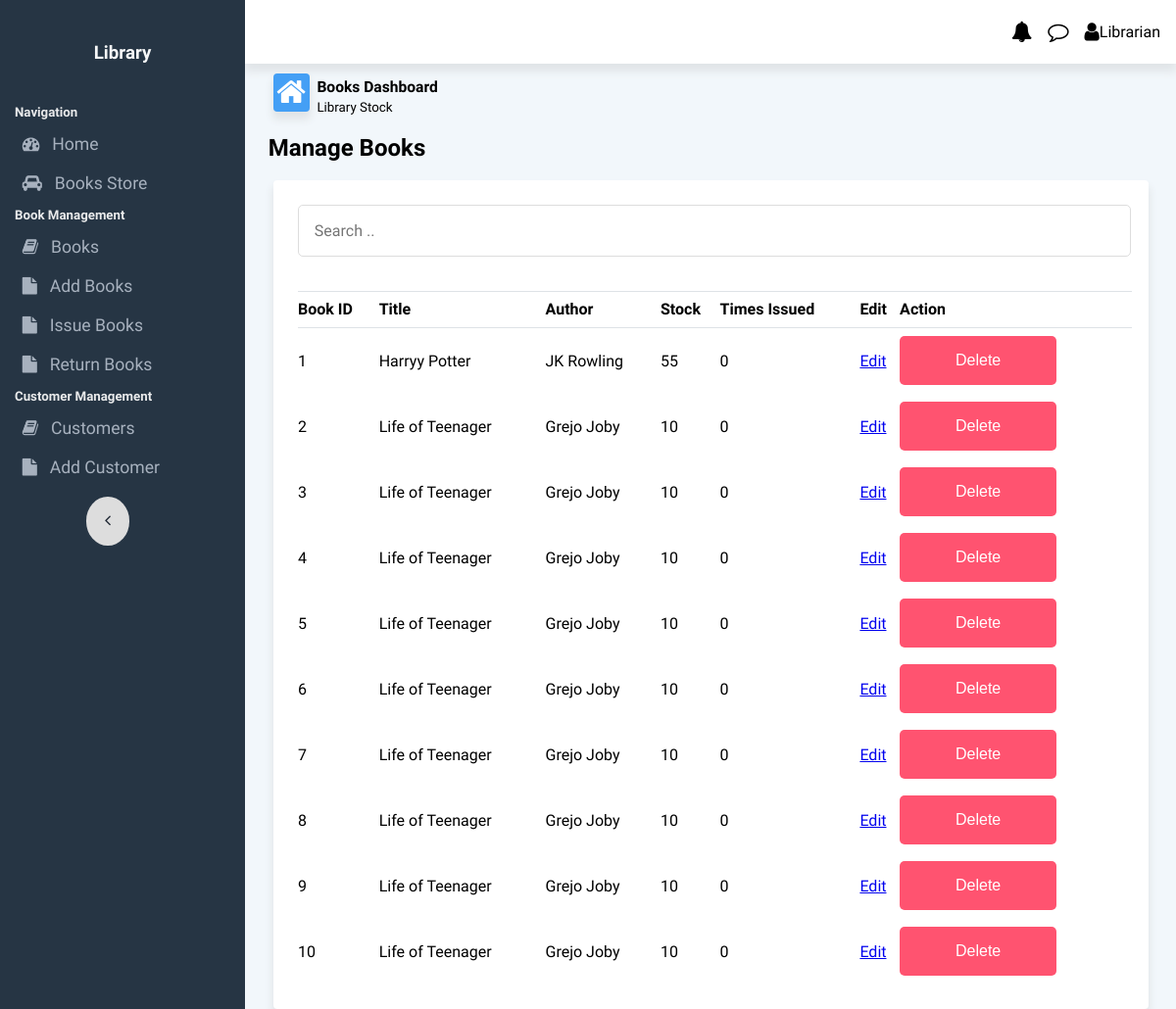
Before: /books with the older database file.
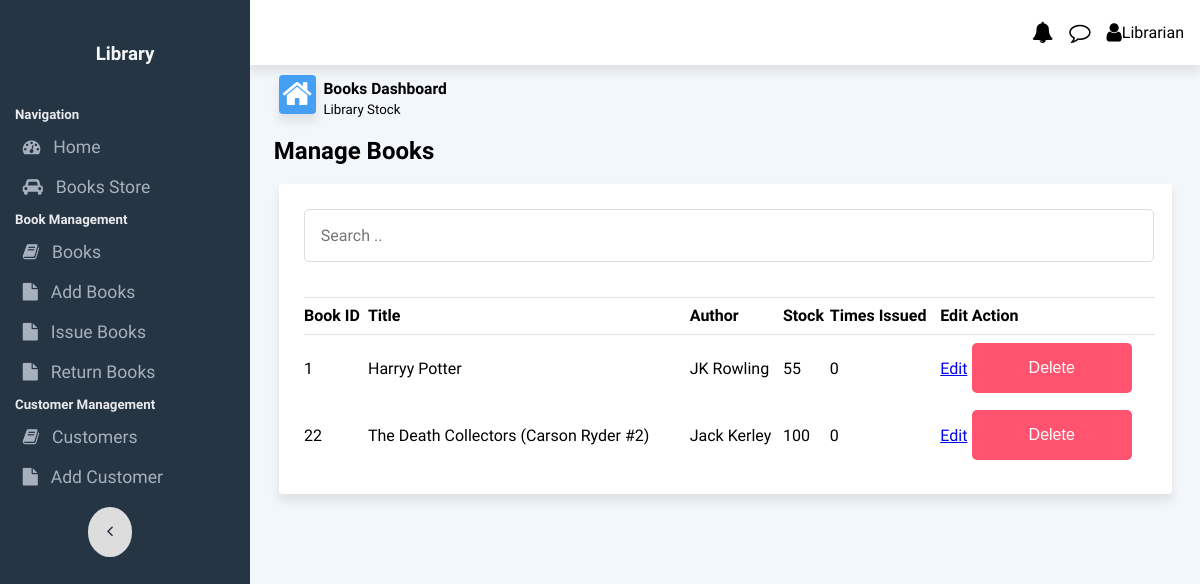
After: the same page with the newer database file.
### app.py (models this page shows)
class Books(db.Model):
    __tablename__ = 'books'
    book_id = db.Column(db.Integer, primary_key=True, autoincrement=True)
    title = db.Column(db.String(255), nullable=False)
    authors = db.Column(db.String(255), nullable=False)
    stockQty = db.Column(db.Integer, nullable=False, default=0)
    timesIssued = db.Column(db.Integer, nullable=False, default=0)
    def __repr__(self):
        return 'Book'+str(self.book_id)

### app.py (the view)
@app.route('/books')
def books():
    all_books=Books.query.all()
    print(all_books)
    return render_template('books.html', all_books=all_books)

### templates/books.html (shortened to what this page needs)
{% extends 'base.html' %}
{% block body %}
<div class="content-area">
    <div class="flexContainer" id="dashboardLineContainer">
        <div class="flex-40 dashboardLine">
            <i class="fa fa-home fa-2x" style="float: left;" id="homeIcon"></i>
            <div style="margin-bottom: 0;margin-top: 0;">
                <h3 style="margin-bottom: 0;margin-top: 2px;"><small>Books Dashboard</small> </h3>
                <p style="margin-bottom: 0;margin-top: 0;"><small>Library Stock</small> </p>
            </div>
        </div>
    </div>
</div>
<h2 style="margin: 1% 2.5% 1% 2.5%;">Manage Books</h2>
<div class="cardRow2 tablecard">
    <div style="display: flex;flex-wrap: wrap;" class="table_inside_row">
        <div style="flex:0 0 60%;flex-grow: 3;">
            <input type="text" id="search_box" placeholder="Search .." style="margin: 1%;width: 95%;">
        </div>
    </div>
    <table class="attendance_form_table">
        <thead>
            <tr style="text-align: left;">
                <th>Book ID</th>
                <th>Title</th>
                <th>Author</th>
                <th>Stock</th>
                <th>Times Issued</th>
                <th>Edit</th>
                <th>Action</th>
            </tr>
        </thead>
        <tbody id="attendance_form_table_data">
            {%for book in all_books %}
            <tr>
                <td>{{book.book_id}}</td>
                <td>{{book.title}}</td>
                <td>{{book.authors}}</td>
                <td>{{book.stockQty}}</td>
                <td>{{book.timesIssued}}</td>
                <td><a href="/books/edit/{{book.book_id}}">Edit</a></td>
                <td><a href="books/delete/{{book.book_id}}"><button class="dropbtn btn-danger">Delete</button></a></td>
            </tr>
            {%endfor%}
        </tbody>
    </table>
</div>
{% endblock %}

### templates/base.html (shortened to what this page needs)
<!DOCTYPE html>
<html lang="en">
<head>
    <link rel="stylesheet" href="{{ url_for('static',filename='css/style.css') }}">
    <link rel="stylesheet" href="https://stackpath.bootstrapcdn.com/font-awesome/4.7.0/css/font-awesome.min.css"
>
</head>
<body>
    <div id="mySidenav" class="sidenav">
        <h3 class="logo">Library</h3>
        <h5>Navigation</h5>
        <a href="/"><button class=""><i class="fa fa-tachometer"></i>Home</button></a>
        <a href="{{ url_for('books_store') }}"><button class=""><i class="fa fa-car"></i>Books Store</button></a>
        <h5>Book Management</h5>
        <a href="{{ url_for('books') }}"><button class=""><i class="fa fa-book"></i>Books</button></a>
        <a href="{{ url_for('add_books') }}"><button class=""><i class="fa fa-file"></i>Add Books</button></a>
        <a href="{{ url_for('issue_book') }}"><button class=""><i class="fa fa-file"></i>Issue Books</button></a>
        <a href="{{ url_for('return_issue') }}"><button class=""><i class="fa fa-file"></i>Return Books</button></a>
        <h5>Customer Management</h5>
        <a href="{{ url_for('customers') }}"><button class=""><i class="fa fa-book"></i>Customers</button></a>
        <a href="{{ url_for('add_customer') }}"><button class=""><i class="fa fa-file"></i>Add Customer</button></a>
        <div>
            <a href="javascipt:void(0)" class="closebtn">
                <i class="fa fa-angle-left" onclick="toggleF()"></i>
            </a>
        </div>
    </div>
    <div class="flexArea" id="flexArea">
        <div class="navbar">
            <ul id="usernav">
                <li><i class="fa fa-bell fa-lg"></i></li>
                <li><i class="fa fa-comment-o fa-lg"></i></li>
                <li><i class="fa fa-user fa-lg"></i>Librarian</li>
            </ul>
        </div>
        {% block body %}
        {% endblock %}
    </div>
</body>
</html>

### static/css/style.css (style rules this page uses)
* { -webkit-tap-highlight-color: transparent; }
html { height: 100%; }
body { background-color: #f2f7fb; margin: 0; height: 100%; font-family: "Quicksand", sans-serif; -webkit-touch-callout: none; -webkit-user-select: none; -khtml-user-select: none; -moz-user-select: none; -ms-user-select: none; user-select: none; }
.flexArea { height: 100%; overflow-x: hidden; transition: margin-left 0.5s; margin-left: 250px; }
button { outline: none; }
.sidenav { background-color: #263544; color: #a7b1be; height: 100%; width: 250px; position: absolute; z-index: 1; top: 0; left: 0; overflow-x: hidden; transition: 0.5s; font-size: 1rem; }
.sidenav .logo { color: #f6f7f8; text-align: center; padding: 15%; }
.sidenav button { width: 100%; padding: 10px; border: 0; text-align: left; background-color: #263544; color: #a7b1be; outline: none; font-family: "Quicksand", sans-serif; cursor: pointer; }
.sidenav a { text-decoration: none; display: block; transition: 0.4s; font-family: "Quicksand", sans-serif; }
.sidenav h5 { color: #e9eaeb; margin-left: 15px; margin-bottom: 5px; }
.sidenav button { font-size: 1.1rem; }
.sidenav i { font-size: 1.1rem; padding: 0 0.8rem; }
.navbar { background-color: #fff; height: 65px; box-shadow: 0px 7px 9px 1px rgba(224, 228, 231, 1); display: flex; justify-content: space-between; align-items: center; padding: 0rem 1rem; }
.navbar ul { display: flex; justify-content: flex-end; list-style: none; }
.navbar li { padding-left: 1rem; text-align: center; }
.closebtn { float: right; padding-right: 15px; padding-top: 10px; color: white; }
.closebtn { width: 100%; list-style: none; display: flex; justify-content: center; align-items: center; text-align: center; }
.closebtn i { background-color: #ddd; padding: 1rem 1.2rem; border-radius: 50%; color: #1d2531; }
.flexContainer { width: 100%; display: flex; flex-wrap: wrap; justify-content: center; align-content: center; }
#dashboardLineContainer { justify-content: flex-start; margin-left: 2%; }
.verticalFlexItem h1, h2, h3, h4, h5, h6 { margin: 2%; }
.flex-40 { flex: 0 0 40%; margin: 1%; }
#homeIcon { background-color: #449ff5; color: white; box-shadow: 0px 7px 9px 1px rgba(224, 228, 231, 1); border-radius: 0.25rem; margin-right: 2%; padding: 1%; }
.dashboardLine { margin: 1%; align-content: center; justify-content: left; justify-self: flex-start; }
.cardRow2 { grid-area: header; justify-content: space-between; align-items: center; margin-left: 3%; margin-right: 3%; margin-top: 2%; }
.cardRow2.tablecard { background-color: #ffff; box-shadow: 0px 7px 9px 1px rgba(224, 228, 231, 1); padding: 0.5rem; border-radius: 0.25rem; grid-area: header; justify-content: space-between; align-items: center; }
.cardRow2 { grid-area: main; padding-left: 3%; }
#attendanceTable th, td { text-align: left; padding: 8px; text-align: center; }
#attendanceTable2 th, td { text-align: left; padding: 8px; text-align: center; }
.attendance_form_table { border-top: 1px solid #dee2e6; margin: 2%; width: 97%; border-collapse: collapse; }
.attendance_form_table th, td { border-bottom: 1px solid #dee2e6; padding: 1% 0; }
.dropbtn { background-color: #4099ff; color: white; padding: 16px; font-size: 16px; border: none; cursor: pointer; border-radius: 5px; min-width: 160px; }
#search_box { width: 100%; font-family: "Quicksand", sans-serif; font-weight: 500; font-size: 16px; padding: 16px; border: 1px solid #ddd; background-color: rgba(0, 0, 0, 0); outline: none; border-radius: 5px; }
.btn-danger { background-color: #ff5370 !important; border-color: #ff5370 !important; }
.table_inside_row { display: flex; vertical-align: middle; }
.table_inside_row > div { margin: 1%; }
#addTeacherTable th, td { text-align: left; padding: 1% 0; border: none; }

Changed rows visible on the page:
removed Books: book_id "2", title "Life of Teenager", authors "Grejo Joby", stockQty "10", timesIssued "0"
removed Books: book_id "3", title "Life of Teenager", authors "Grejo Joby", stockQty "10", timesIssued "0"
removed Books: book_id "4", title "Life of Teenager", authors "Grejo Joby", stockQty "10", timesIssued "0"
removed Books: book_id "5", title "Life of Teenager", authors "Grejo Joby", stockQty "10", timesIssued "0"
removed Books: book_id "6", title "Life of Teenager", authors "Grejo Joby", stockQty "10", timesIssued "0"
removed Books: book_id "7", title "Life of Teenager", authors "Grejo Joby", stockQty "10", timesIssued "0"
removed Books: book_id "8", title "Life of Teenager", authors "Grejo Joby", stockQty "10", timesIssued "0"
removed Books: book_id "9", title "Life of Teenager", authors "Grejo Joby", stockQty "10", timesIssued "0"
removed Books: book_id "10", title "Life of Teenager", authors "Grejo Joby", stockQty "10", timesIssued "0"
added Books: book_id "22", title "The Death Collectors (Carson Ryder #2)", authors "Jack Kerley", stockQty "100", timesIssued "0"
